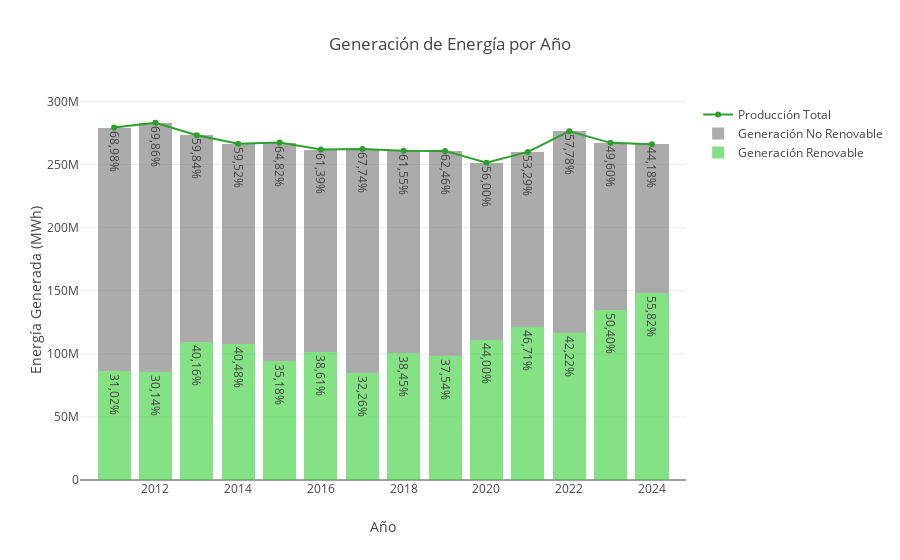

The cell this chart's notebook holds for it:
### Code cell
def analisisAnual(df: DataFrame): Unit = {

    val años = df.select("Año").distinct().orderBy("Año").as[String].collect.toSeq

    val renovables = df
        .filter($"Tipo" === "Generación renovable")
        .orderBy("Año")
        .select("ValorAnual")
        .as[Double]
        .collect
        .toSeq

    val noRenovables = df
        .filter($"Tipo" === "Generación no renovable")
        .orderBy("Año")
        .select("ValorAnual")
        .as[Double]
        .collect
        .toSeq

    val totalGenerado = df
        .filter($"Tipo" === "Generación renovable")
        .orderBy("Año")
        .select("TotalGenerado")
        .as[Double]
        .collect
        .toSeq
    
    val porcentajeRenovables = df
        .filter($"Tipo" === "Generación renovable")
        .orderBy("Año")
        .select("PorcentajeSobreTotal")
        .as[Double]
        .collect
        .toSeq
        .map(p => f"$p%.2f%%") 

    val porcentajeNoRenovables = df
        .filter($"Tipo" === "Generación no renovable")
        .orderBy("Año")
        .select("PorcentajeSobreTotal")
        .as[Double]
        .collect
        .toSeq
        .map(p => f"$p%.2f%%") 


    val traceRenovables = Bar(
        x = años,
        y = renovables,
        name = "Generación Renovable",
        marker = Marker(color = Color.RGBA(50, 205, 50, 0.6)),
        text = porcentajeRenovables,
        hoverinfo = HoverInfo.Text
    )

    val traceNoRenovables = Bar(
        x = años,
        y = noRenovables,
        name = "Generación No Renovable",
        marker = Marker(color = Color.RGBA(118, 116, 115, 0.6)),
        text = porcentajeNoRenovables,
        hoverinfo = HoverInfo.Text
    )

    val traceGeneracionTotal = Scatter(
            años, 
            totalGenerado, 
            name = "Producción Total"
    )

    val layout = Layout(
      title = "Generación de Energía por Año",
      barmode = BarMode.Stack,
      xaxis = Axis(title = "Año"),
      yaxis = Axis(title = "Energía Generada (MWh)")
    )

    val data = Seq(traceRenovables, traceNoRenovables, traceGeneracionTotal)
    plot(data, layout)
}
analisisAnual(datosConsulta1)

### Figure 1 — Plotly figure (JSON) as saved in the notebook; plotly's stock layout.template omitted (floating-point values rounded to 4 significant figures)
{"data": [{"hoverinfo": "text", "marker": {"color": "rgba(50, 205, 50, 0.6)"}, "name": "Generación Renovable", "text": ["31,02%", "30,14%", "40,16%", "40,48%", "35,18%", "38,61%", "32,26%", "38,45%", "37,54%", "44,00%", "46,71%", "42,22%", "50,40%", "55,82%"], "type": "bar", "x": ["2011", "2012", "2013", "2014", "2015", "2016", "2017", "2018", "2019", "2020", "2021", "2022", "2023", "2024"], "y": [86670000.0, 85340000.0, 109800000.0, 107900000.0, 94090000.0, 101100000.0, 84610000.0, 100300000.0, 97910000.0, 110600000.0, 121500000.0, 116700000.0, 134600000.0, 148500000.0]}, {"hoverinfo": "text", "marker": {"color": "rgba(118, 116, 115, 0.6)"}, "name": "Generación No Renovable", "text": ["68,98%", "69,86%", "59,84%", "59,52%", "64,82%", "61,39%", "67,74%", "61,55%", "62,46%", "56,00%", "53,29%", "57,78%", "49,60%", "44,18%"], "type": "bar", "x": ["2011", "2012", "2013", "2014", "2015", "2016", "2017", "2018", "2019", "2020", "2021", "2022", "2023", "2024"], "y": [192700000.0, 197800000.0, 163500000.0, 158600000.0, 173400000.0, 160700000.0, 177700000.0, 160600000.0, 162900000.0, 140800000.0, 138600000.0, 159700000.0, 132500000.0, 117500000.0]}, {"name": "Producción Total", "type": "scatter", "x": ["2011", "2012", "2013", "2014", "2015", "2016", "2017", "2018", "2019", "2020", "2021", "2022", "2023", "2024"], "y": [279400000.0, 283100000.0, 273300000.0, 266500000.0, 267500000.0, 261800000.0, 262300000.0, 261000000.0, 260800000.0, 251400000.0, 260000000.0, 276400000.0, 267200000.0, 266000000.0]}], "layout": {"autosize": true, "barmode": "stack", "title": {"text": "Generación de Energía por Año"}, "xaxis": {"autorange": true, "range": [2010.0, 2025.0], "title": {"text": "Año"}, "type": "linear"}, "yaxis": {"autorange": true, "range": [0, 304700000.0], "title": {"text": "Energía Generada (MWh)"}, "type": "linear"}}}
